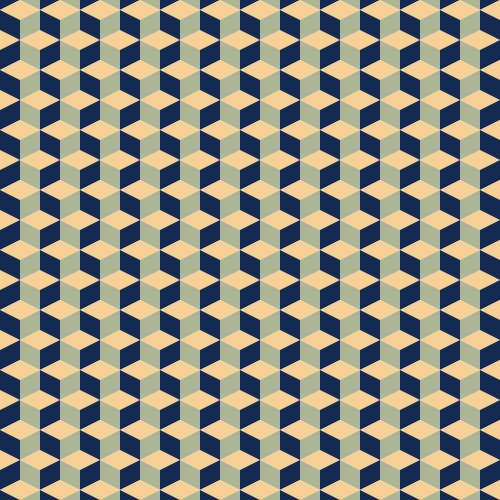
Frame 1 (no input)
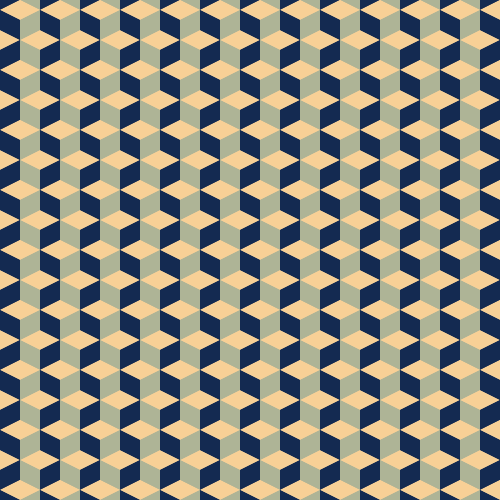
Frame 60 (the mouse pressed at the canvas centre just before this capture)
Frame 120 (the mouse held since frame 60 and released just before this capture): identical to frame 60, image omitted

The Processing sketch that drew these frames (run headless with seeded random() and noise(); from frame 60 on, the mouse is pressed at the canvas centre):

// Processing sketch: processing_66345
// ── processing_66345.pde

void setup() {
  size(500, 500);
  background(255);
  smooth();
}

void draw() {  
  noStroke();
  
  //top
  for (int x = 0; x < 500; x+=40) {
    for (int y = 0; y < 500; y+=60) {
      fill(248, 208, 150);
      quad(0+x, -30+y, 20+x, -20+y, 0+x, -10+y, -20+x, -20+y);
    }
  }

  //left
  for (int x = 0; x < 500; x+=40) {
    for (int y = 0; y < 500; y+=60) {
      fill(174, 180, 150);
      quad(-20+x, -20+y, 0+x, -10+y, 0+x, 10+y, -20+x, 0+y);
    }
  }

  //right
  for (int x = 0; x < 500; x+=40) {
    for (int y = 0; y < 500; y+=60) {
      fill(20, 42, 81);
      quad(20+x, -20+y, 20+x, 0+y, 0+x, 10+y, 0+x, -10+y);
    }
  } 
  
  //2nd row top
  for (int x = 0; x < 500; x+=40) {
    for (int y = 0; y < 500; y+=60) {
      fill(248, 208, 150);
      quad(20+x, 0+y, 40+x, 10+y, 20+x, 20+y, 0+x, 10+y);
    }
  }

  //2nd row left
  for (int x = 0; x < 500; x+=40) {
    for (int y = 0; y < 500; y+=60) {
      fill(174, 180, 150);
      quad(40+x, 10+y, 40+x, 30+y, 20+x, 40+y, 20+x, 20+y);
    }
  }

  //2nd row right
  for (int x = 0; x < 500; x+=40) {
    for (int y = 0; y < 500; y+=60) {
      fill(20, 42, 81);
      quad(0+x, 10+y, 20+x, 20+y, 20+x, 40+y, 0+x, 30+y);
    }
  }
}
